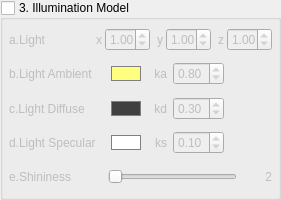
          <widget class="QGroupBox" name="groupBoxIlluminationModel">
           <property name="minimumSize">
            <size>
             <width>0</width>
             <height>200</height>
            </size>
           </property>
           <property name="maximumSize">
            <size>
             <width>16777215</width>
             <height>200</height>
            </size>
           </property>
           <property name="title">
            <string>3. Illumination Model</string>
           </property>
           <property name="checkable">
            <bool>true</bool>
           </property>
           <property name="checked">
            <bool>false</bool>
           </property>
           <layout class="QVBoxLayout" name="verticalLayoutIlluminationModel">
            <property name="margin">
             <number>6</number>
            </property>
            <item>
             <widget class="QWidget" name="widgetLightPosition" native="true">
              <layout class="QHBoxLayout" name="horizontalLayoutLightPosition">
               <property name="spacing">
                <number>3</number>
               </property>
               <property name="margin">
                <number>0</number>
               </property>
               <item>
                <widget class="QLabel" name="labelLightPosition">
                 <property name="minimumSize">
                  <size>
                   <width>40</width>
                   <height>0</height>
                  </size>
                 </property>
                 <property name="maximumSize">
                  <size>
                   <width>40</width>
                   <height>16777215</height>
                  </size>
                 </property>
                 <property name="text">
                  <string>a.Light</string>
                 </property>
                </widget>
               </item>
               <item>
                <spacer name="horizontalSpacerLightPosition">
                 <property name="orientation">
                  <enum>Qt::Horizontal</enum>
                 </property>
                 <property name="sizeHint" stdset="0">
                  <size>
                   <width>40</width>
                   <height>20</height>
                  </size>
                 </property>
                </spacer>
               </item>
               <item>
                <widget class="QLabel" name="labelLightPositionX">
                 <property name="minimumSize">
                  <size>
                   <width>10</width>
                   <height>0</height>
                  </size>
                 </property>
                 <property name="maximumSize">
                  <size>
                   <width>10</width>
                   <height>16777215</height>
                  </size>
                 </property>
                 <property name="text">
                  <string>x</string>
                 </property>
                 <property name="alignment">
                  <set>Qt::AlignRight|Qt::AlignTrailing|Qt::AlignVCenter</set>
                 </property>
                </widget>
               </item>
               <item>
                <widget class="QDoubleSpinBox" name="doubleSpinBoxLightPositionX">
                 <property name="minimumSize">
                  <size>
                   <width>45</width>
                   <height>0</height>
                  </size>
                 </property>
                 <property name="maximumSize">
                  <size>
                   <width>45</width>
                   <height>16777215</height>
                  </size>
                 </property>
                 <property name="decimals">
                  <number>2</number>
                 </property>
                 <property name="minimum">
                  <double>-9.990000000000000</double>
                 </property>
                 <property name="maximum">
                  <double>9.990000000000000</double>
                 </property>
                 <property name="singleStep">
                  <double>0.010000000000000</double>
                 </property>
                 <property name="value">
                  <double>1.000000000000000</double>
                 </property>
                </widget>
               </item>
               <item>
                <widget class="QLabel" name="labelLightPositionY">
                 <property name="minimumSize">
                  <size>
                   <width>10</width>
                   <height>0</height>
                  </size>
                 </property>
                 <property name="maximumSize">
                  <size>
                   <width>10</width>
                   <height>16777215</height>
                  </size>
                 </property>
                 <property name="text">
                  <string>y</string>
                 </property>
                 <property name="alignment">
                  <set>Qt::AlignRight|Qt::AlignTrailing|Qt::AlignVCenter</set>
                 </property>
                </widget>
               </item>
               <item>
                <widget class="QDoubleSpinBox" name="doubleSpinBoxLightPositionY">
                 <property name="minimumSize">
                  <size>
                   <width>45</width>
                   <height>0</height>
                  </size>
                 </property>
                 <property name="maximumSize">
                  <size>
                   <width>45</width>
                   <height>16777215</height>
                  </size>
                 </property>
                 <property name="decimals">
                  <number>2</number>
                 </property>
                 <property name="minimum">
                  <double>-9.990000000000000</double>
                 </property>
                 <property name="maximum">
                  <double>9.990000000000000</double>
                 </property>
                 <property name="singleStep">
                  <double>0.010000000000000</double>
                 </property>
                 <property name="value">
                  <double>1.000000000000000</double>
                 </property>
                </widget>
               </item>
               <item>
                <widget class="QLabel" name="labelLightPositionZ">
                 <property name="minimumSize">
                  <size>
                   <width>10</width>
                   <height>0</height>
                  </size>
                 </property>
                 <property name="maximumSize">
                  <size>
                   <width>10</width>
                   <height>16777215</height>
                  </size>
                 </property>
                 <property name="text">
                  <string>z</string>
                 </property>
                 <property name="alignment">
                  <set>Qt::AlignRight|Qt::AlignTrailing|Qt::AlignVCenter</set>
                 </property>
                </widget>
               </item>
               <item>
                <widget class="QDoubleSpinBox" name="doubleSpinBoxLightPositionZ">
                 <property name="minimumSize">
                  <size>
                   <width>45</width>
                   <height>0</height>
                  </size>
                 </property>
                 <property name="maximumSize">
                  <size>
                   <width>45</width>
                   <height>16777215</height>
                  </size>
                 </property>
                 <property name="decimals">
                  <number>2</number>
                 </property>
                 <property name="minimum">
                  <double>-9.990000000000000</double>
                 </property>
                 <property name="maximum">
                  <double>9.990000000000000</double>
                 </property>
                 <property name="singleStep">
                  <double>0.010000000000000</double>
                 </property>
                 <property name="value">
                  <double>1.000000000000000</double>
                 </property>
                </widget>
               </item>
              </layout>
             </widget>
            </item>
            <item>
             <widget class="QWidget" name="widgetLightAmbient" native="true">
              <layout class="QHBoxLayout" name="horizontalLayoutLightAmbient">
               <property name="spacing">
                <number>6</number>
               </property>
               <property name="margin">
                <number>0</number>
               </property>
               <item>
                <widget class="QLabel" name="labelLightAmbient">
                 <property name="minimumSize">
                  <size>
                   <width>96</width>
                   <height>0</height>
                  </size>
                 </property>
                 <property name="maximumSize">
                  <size>
                   <width>96</width>
                   <height>16777215</height>
                  </size>
                 </property>
                 <property name="text">
                  <string>b.Light Ambient</string>
                 </property>
                </widget>
               </item>
               <item>
                <widget class="QPushButton" name="pushButtonLightAmbientValue">
                 <property name="minimumSize">
                  <size>
                   <width>30</width>
                   <height>15</height>
                  </size>
                 </property>
                 <property name="maximumSize">
                  <size>
                   <width>30</width>
                   <height>15</height>
                  </size>
                 </property>
                 <property name="styleSheet">
                  <string notr="true">border: 1px solid gray;
background-color: rgb(255, 255, 127);</string>
                 </property>
                 <property name="text">
                  <string/>
                 </property>
                 <property name="flat">
                  <bool>true</bool>
                 </property>
                </widget>
               </item>
               <item>
                <widget class="QLabel" name="labelLightAmbientNote">
                 <property name="minimumSize">
                  <size>
                   <width>20</width>
                   <height>0</height>
                  </size>
                 </property>
                 <property name="maximumSize">
                  <size>
                   <width>20</width>
                   <height>16777215</height>
                  </size>
                 </property>
                 <property name="text">
                  <string>ka</string>
                 </property>
                 <property name="alignment">
                  <set>Qt::AlignRight|Qt::AlignTrailing|Qt::AlignVCenter</set>
                 </property>
                </widget>
               </item>
               <item>
                <widget class="QDoubleSpinBox" name="doubleSpinBoxLightAmbient">
                 <property name="maximum">
                  <double>1.000000000000000</double>
                 </property>
                 <property name="singleStep">
                  <double>0.010000000000000</double>
                 </property>
                 <property name="value">
                  <double>0.800000000000000</double>
                 </property>
                </widget>
               </item>
               <item>
                <spacer name="horizontalSpacerLightAmbient">
                 <property name="orientation">
                  <enum>Qt::Horizontal</enum>
                 </property>
                 <property name="sizeHint" stdset="0">
                  <size>
                   <width>40</width>
                   <height>20</height>
                  </size>
                 </property>
                </spacer>
               </item>
              </layout>
             </widget>
            </item>
            <item>
             <widget class="QWidget" name="widgetLightDiffuse" native="true">
              <layout class="QHBoxLayout" name="horizontalLayoutLightDiffuse">
               <property name="margin">
                <number>0</number>
               </property>
               <item>
                <widget class="QLabel" name="labelLightDiffuse">
                 <property name="minimumSize">
                  <size>
                   <width>96</width>
                   <height>0</height>
                  </size>
                 </property>
                 <property name="maximumSize">
                  <size>
                   <width>96</width>
                   <height>16777215</height>
                  </size>
                 </property>
                 <property name="text">
                  <string>c.Light Diffuse</string>
                 </property>
                </widget>
               </item>
               <item>
                <widget class="QPushButton" name="pushButtonLightDiffuseValue">
                 <property name="minimumSize">
                  <size>
                   <width>30</width>
                   <height>15</height>
                  </size>
                 </property>
                 <property name="maximumSize">
                  <size>
                   <width>30</width>
                   <height>15</height>
                  </size>
                 </property>
                 <property name="styleSheet">
                  <string notr="true">border: 1px solid gray;
background-color: rgb(64, 64, 64);</string>
                 </property>
                 <property name="text">
                  <string/>
                 </property>
                 <property name="flat">
                  <bool>true</bool>
                 </property>
                </widget>
               </item>
               <item>
                <widget class="QLabel" name="labelLightDiffuseNote">
                 <property name="minimumSize">
                  <size>
                   <width>20</width>
                   <height>0</height>
                  </size>
                 </property>
                 <property name="maximumSize">
                  <size>
                   <width>20</width>
                   <height>16777215</height>
                  </size>
                 </property>
                 <property name="text">
                  <string>kd</string>
                 </property>
                 <property name="alignment">
                  <set>Qt::AlignRight|Qt::AlignTrailing|Qt::AlignVCenter</set>
                 </property>
                </widget>
               </item>
               <item>
                <widget class="QDoubleSpinBox" name="doubleSpinBoxLightDiffuse">
                 <property name="maximum">
                  <double>1.000000000000000</double>
                 </property>
                 <property name="singleStep">
                  <double>0.010000000000000</double>
                 </property>
                 <property name="value">
                  <double>0.300000000000000</double>
                 </property>
                </widget>
               </item>
               <item>
                <spacer name="horizontalSpacerLightDiffuse">
                 <property name="orientation">
                  <enum>Qt::Horizontal</enum>
                 </property>
                 <property name="sizeHint" stdset="0">
                  <size>
                   <width>40</width>
                   <height>20</height>
                  </size>
                 </property>
                </spacer>
               </item>
              </layout>
             </widget>
            </item>
            <item>
             <widget class="QWidget" name="widgetLightSpecular" native="true">
              <layout class="QHBoxLayout" name="horizontalLayoutLightSpecular">
               <property name="margin">
                <number>0</number>
               </property>
               <item>
                <widget class="QLabel" name="labelLightSpecular">
                 <property name="minimumSize">
                  <size>
                   <width>96</width>
                   <height>0</height>
                  </size>
                 </property>
                 <property name="maximumSize">
                  <size>
                   <width>96</width>
                   <height>16777215</height>
                  </size>
                 </property>
                 <property name="text">
                  <string>d.Light Specular</string>
                 </property>
                </widget>
               </item>
               <item>
                <widget class="QPushButton" name="pushButtonLightSpecularValue">
                 <property name="minimumSize">
                  <size>
                   <width>30</width>
                   <height>15</height>
                  </size>
                 </property>
                 <property name="maximumSize">
                  <size>
                   <width>30</width>
                   <height>15</height>
                  </size>
                 </property>
                 <property name="styleSheet">
                  <string notr="true">border: 1px solid gray;
background-color: rgb(255, 255, 255);</string>
                 </property>
                 <property name="text">
                  <string/>
                 </property>
                 <property name="flat">
                  <bool>true</bool>
                 </property>
                </widget>
               </item>
               <item>
                <widget class="QLabel" name="labelLightSpecularNote">
                 <property name="minimumSize">
                  <size>
                   <width>20</width>
                   <height>0</height>
                  </size>
                 </property>
                 <property name="maximumSize">
                  <size>
                   <width>20</width>
                   <height>16777215</height>
                  </size>
                 </property>
                 <property name="text">
                  <string>ks</string>
                 </property>
                 <property name="alignment">
                  <set>Qt::AlignRight|Qt::AlignTrailing|Qt::AlignVCenter</set>
                 </property>
                </widget>
               </item>
               <item>
                <widget class="QDoubleSpinBox" name="doubleSpinBoxLightSpecular">
                 <property name="maximum">
                  <double>1.000000000000000</double>
                 </property>
                 <property name="singleStep">
                  <double>0.010000000000000</double>
                 </property>
                 <property name="value">
                  <double>0.100000000000000</double>
                 </property>
                </widget>
               </item>
               <item>
                <spacer name="horizontalSpacerLightSpecular">
                 <property name="orientation">
                  <enum>Qt::Horizontal</enum>
                 </property>
                 <property name="sizeHint" stdset="0">
                  <size>
                   <width>40</width>
                   <height>20</height>
                  </size>
                 </property>
                </spacer>
               </item>
              </layout>
             </widget>
            </item>
            <item>
             <widget class="QWidget" name="widgetMaterialShininess" native="true">
              <property name="minimumSize">
               <size>
                <width>0</width>
                <height>0</height>
               </size>
              </property>
              <property name="maximumSize">
               <size>
                <width>16777215</width>
                <height>16777215</height>
               </size>
              </property>
              <layout class="QHBoxLayout" name="horizontalLayoutMaterialShininess">
               <property name="spacing">
                <number>3</number>
               </property>
               <property name="margin">
                <number>0</number>
               </property>
               <item>
                <widget class="QLabel" name="labelMaterialShininess">
                 <property name="minimumSize">
                  <size>
                   <width>96</width>
                   <height>0</height>
                  </size>
                 </property>
                 <property name="maximumSize">
                  <size>
                   <width>96</width>
                   <height>16777215</height>
                  </size>
                 </property>
                 <property name="text">
                  <string>e.Shininess</string>
                 </property>
                </widget>
               </item>
               <item>
                <widget class="QSlider" name="horizontalSliderMaterialShininess">
                 <property name="minimum">
                  <number>1</number>
                 </property>
                 <property name="maximum">
                  <number>100</number>
                 </property>
                 <property name="orientation">
                  <enum>Qt::Horizontal</enum>
                 </property>
                </widget>
               </item>
               <item>
                <widget class="QLabel" name="labelMaterialShininessValue">
                 <property name="minimumSize">
                  <size>
                   <width>32</width>
                   <height>0</height>
                  </size>
                 </property>
                 <property name="maximumSize">
                  <size>
                   <width>32</width>
                   <height>16777215</height>
                  </size>
                 </property>
                 <property name="text">
                  <string>2</string>
                 </property>
                 <property name="alignment">
                  <set>Qt::AlignRight|Qt::AlignTrailing|Qt::AlignVCenter</set>
                 </property>
                </widget>
               </item>
              </layout>
             </widget>
            </item>
           </layout>
          </widget>
